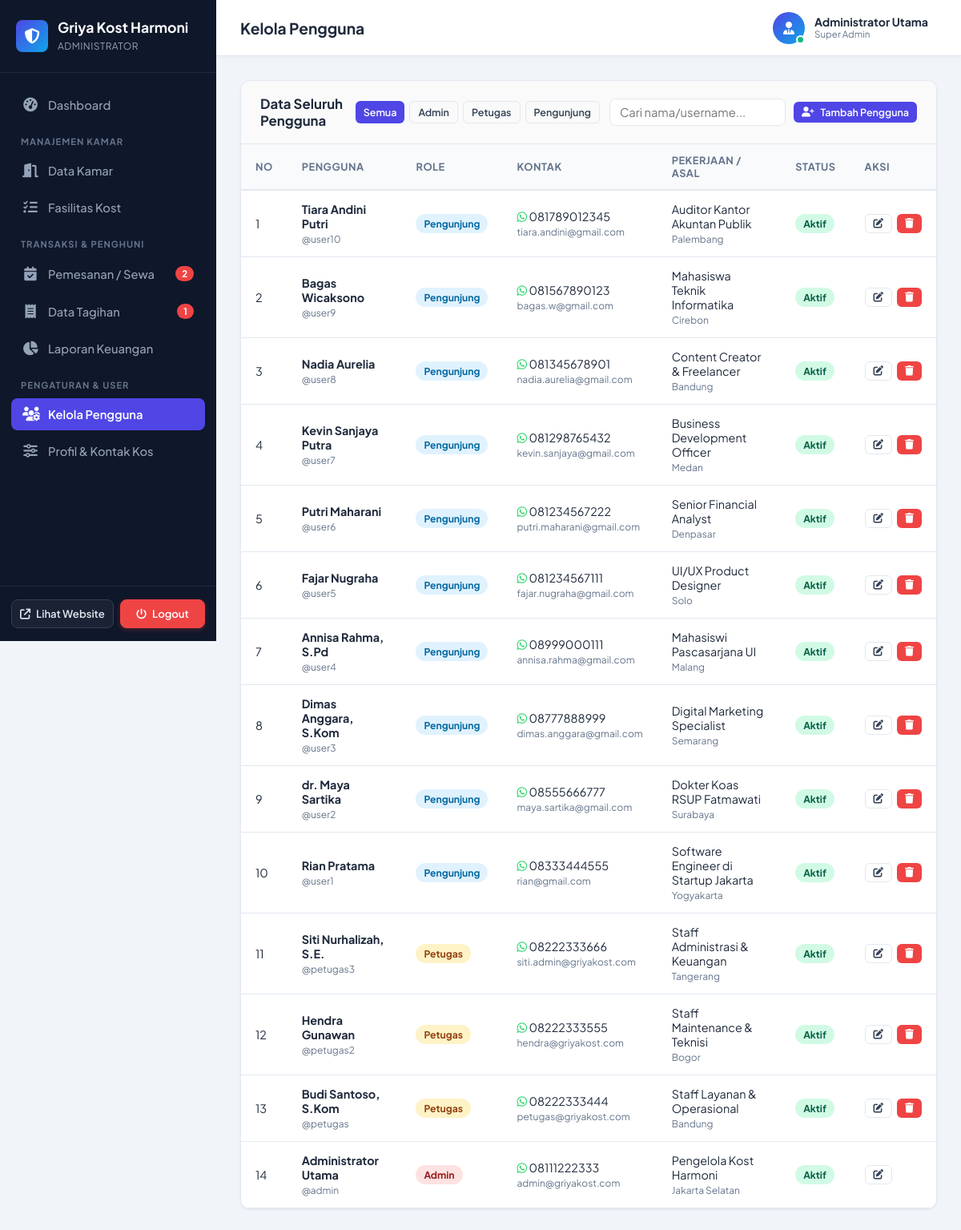
The app's page /admin/users.php (signed in) with its own data.
### tables this page shows
CREATE TABLE `tbl_pengaturan` (
  `id` int(11) NOT NULL AUTO_INCREMENT,
  `nama_kost` varchar(100) NOT NULL DEFAULT 'Griya Kost Harmoni',
  `slogan` varchar(255) DEFAULT 'Hunian Modern, Bersih, Nyaman, Aman, dan Strategis',
  `logo` varchar(255) DEFAULT 'logo.png',
  `banner` varchar(255) DEFAULT 'banner.jpg',
  `deskripsi` text DEFAULT NULL,
  `alamat` text DEFAULT NULL,
  `kota` varchar(100) DEFAULT 'Jakarta Selatan',
  `no_telepon` varchar(20) DEFAULT '021-88997766',
  `no_wa` varchar(20) DEFAULT '081234567890',
  `email` varchar(100) DEFAULT 'kontak@griyakostharmoni.com',
  `nama_bank` varchar(50) DEFAULT 'Bank BCA',
  `no_rekening` varchar(50) DEFAULT '8830129841',
  `atas_nama` varchar(100) DEFAULT 'Griya Kost Harmoni',
  `qris_image` varchar(255) DEFAULT NULL,
  `updated_at` timestamp NOT NULL DEFAULT CURRENT_TIMESTAMP ON UPDATE CURRENT_TIMESTAMP,
  PRIMARY KEY (`id`)
);

CREATE TABLE `tbl_users` (
  `id_user` int(11) NOT NULL AUTO_INCREMENT,
  `username` varchar(50) NOT NULL UNIQUE,
  `password` varchar(255) NOT NULL,
  `nama_lengkap` varchar(100) NOT NULL,
  `email` varchar(100) NOT NULL UNIQUE,
  `no_hp` varchar(20) NOT NULL,
  `role` enum('admin','petugas','pengunjung') NOT NULL DEFAULT 'pengunjung',
  `foto` varchar(255) DEFAULT 'default_user.png',
  `alamat_asal` text DEFAULT NULL,
  `pekerjaan` varchar(100) DEFAULT 'Mahasiswa / Karyawan',
  `no_ktp` varchar(30) DEFAULT NULL,
  `status_aktif` enum('aktif','nonaktif') NOT NULL DEFAULT 'aktif',
  `created_at` timestamp NOT NULL DEFAULT CURRENT_TIMESTAMP,
  PRIMARY KEY (`id_user`)
);

### config/helper.php (called while the page is built, shortened)
<?php
function get_profil_kost($conn) {
    $q = mysqli_query($conn, "SELECT * FROM tbl_pengaturan WHERE id = 1 LIMIT 1");
    if ($q && mysqli_num_rows($q) > 0) {
        return mysqli_fetch_assoc($q);
    }
    return [
        'nama_kost' => 'Griya Kost Harmoni',
        'slogan' => 'Hunian Nyaman & Strategis',
        'logo' => 'logo_default.png',
        'banner' => 'banner_default.jpg',
        'deskripsi' => 'Kost eksklusif fasilitas lengkap',
        'alamat' => 'Jl. Flamboyan No. 45',
        'kota' => 'Jakarta Selatan',
        'no_telepon' => '021-88997766',
        'no_wa' => '081234567890',
        'email' => 'kontak@griyakost.com',
        'nama_bank' => 'Bank BCA',
        'no_rekening' => '8830129841',
        'atas_nama' => 'Griya Kost Harmoni',
        'qris_image' => null
    ];
}
function get_current_user_data($conn) {
    $id = (int)$_SESSION['user_id'];
    $q = mysqli_query($conn, "SELECT * FROM tbl_users WHERE id_user = $id LIMIT 1");
    return ($q && mysqli_num_rows($q) > 0) ? mysqli_fetch_assoc($q) : null;
}
?>

### admin/users.php (the view, shortened to what this page needs)
<?php
require_once __DIR__ . '/../koneksi.php';
require_once __DIR__ . '/../config/helper.php';
$role_filter = isset($_GET['role']) ? clean($conn, $_GET['role']) : '';
$where = "WHERE 1=1";
$users_list = mysqli_query($conn, "SELECT * FROM tbl_users $where ORDER BY id_user DESC");
$page_title = "Kelola Pengguna";
require_once __DIR__ . '/header.php';
?>
<div class="card">
    <div class="card-header" style="flex-wrap: wrap; gap: 12px;">
        <div style="display: flex; align-items: center; gap: 12px; flex: 1;">
            <h3 class="card-title">Data Seluruh Pengguna</h3>
            <div style="display: flex; gap: 6px;">
                <a href="users.php" class="btn btn-sm <?= empty($role_filter) ? 'btn-primary' : 'btn-outline' ?>">Semua</a>
                <a href="users.php?role=admin" class="btn btn-sm <?= $role_filter == 'admin' ? 'btn-primary' : 'btn-outline' ?>">Admin</a>
                <a href="users.php?role=petugas" class="btn btn-sm <?= $role_filter == 'petugas' ? 'btn-primary' : 'btn-outline' ?>">Petugas</a>
                <a href="users.php?role=pengunjung" class="btn btn-sm <?= $role_filter == 'pengunjung' ? 'btn-primary' : 'btn-outline' ?>">Pengunjung</a>
            </div>
        </div>
        <div style="display: flex; gap: 10px; align-items: center;">
            <input type="text" class="form-control table-search" data-target-table="usersTable" placeholder="Cari nama/username..." style="width: 220px; padding: 7px 12px;">
            <button type="button" class="btn btn-primary btn-sm" onclick="openModal('modalTambahUser')">
                <i class="fa-solid fa-user-plus"></i> Tambah Pengguna
            </button>
        </div>
    </div>
    <div class="card-body" style="padding: 0;">
        <div class="table-responsive">
            <table class="data-table" id="usersTable">
                <thead>
                    <tr>
                        <th>No</th>
                        <th>Pengguna</th>
                        <th>Role</th>
                        <th>Kontak</th>
                        <th>Pekerjaan / Asal</th>
                        <th>Status</th>
                        <th>Aksi</th>
                    </tr>
                </thead>
                <tbody>
                    <?php if ($users_list && mysqli_num_rows($users_list) > 0): $no = 1; ?>
                        <?php while ($u = mysqli_fetch_assoc($users_list)):
                            $roleBadges = [
                                'admin' => 'badge-danger',
                                'petugas' => 'badge-warning',
                                'pengunjung' => 'badge-info'
                            ][$u['role']] ?? 'badge-secondary';
                        ?>
                            <tr>
                                <td><?= $no++ ?></td>
                                <td>
                                    <b><?= htmlspecialchars($u['nama_lengkap']) ?></b><br>
                                    <small style="color: var(--adm-muted);">@<?= htmlspecialchars($u['username']) ?></small>
                                </td>
                                <td><span class="badge <?= $roleBadges ?>"><?= ucfirst($u['role']) ?></span></td>
                                <td>
                                    <div><i class="fa-brands fa-whatsapp" style="color:#25D366;"></i> <?= htmlspecialchars($u['no_hp']) ?></div>
                                    <small style="color: var(--adm-muted);"><?= htmlspecialchars($u['email']) ?></small>
                                </td>
                                <td>
                                    <span><?= htmlspecialchars($u['pekerjaan'] ?? '-') ?></span><br>
                                    <small style="color: var(--adm-muted);"><?= htmlspecialchars($u['alamat_asal'] ?? '-') ?></small>
                                </td>
                                <td>
                                    <span class="badge <?= $u['status_aktif'] == 'aktif' ? 'badge-success' : 'badge-danger' ?>">
                                        <?= ucfirst($u['status_aktif']) ?>
                                    </span>
                                </td>
                                <td>
                                    <div style="display: flex; gap: 6px;">
                                        <button type="button" class="btn btn-outline btn-sm" onclick='editUser(<?= json_encode($u) ?>)' title="Edit">
                                            <i class="fa-solid fa-pen-to-square"></i>
                                        </button>
                                        <?php if ($u['id_user'] != $_SESSION['user_id']): ?>
                                            <button type="button" class="btn btn-danger btn-sm" onclick="confirmAction('Hapus akun pengguna <?= addslashes($u['nama_lengkap']) ?>?', 'users.php?hapus=<?= $u['id_user'] ?>')" title="Hapus">
                                                <i class="fa-solid fa-trash"></i>
                                            </button>
                                        <?php endif; ?>
                                    </div>
                                </td>
                            </tr>
                        <?php endwhile; ?>
                    <?php else: ?>
                        <tr><td colspan="7" style="text-align: center; color: var(--adm-muted);">Tidak ada pengguna ditemukan.</td></tr>
                    <?php endif; ?>
                </tbody>
            </table>
        </div>
    </div>
</div>
<?php require_once __DIR__ . '/footer.php'; ?>

### admin/header.php (shortened to what this page needs)
<?php
require_once __DIR__ . '/../koneksi.php';
require_once __DIR__ . '/../config/helper.php';
$profil = get_profil_kost($conn);
$curr_user = get_current_user_data($conn);
$q_b_count = mysqli_query($conn, "SELECT COUNT(*) as tot FROM tbl_booking WHERE status_booking = 'pending'");
$pending_booking = mysqli_fetch_assoc($q_b_count)['tot'] ?? 0;
$q_t_count = mysqli_query($conn, "SELECT COUNT(*) as tot FROM tbl_tagihan_pembayaran WHERE status_pembayaran = 'menunggu_verifikasi'");
$pending_bayar = mysqli_fetch_assoc($q_t_count)['tot'] ?? 0;
$current_page = basename($_SERVER['PHP_SELF']);
?>
<!DOCTYPE html>
<html lang="id">
<head>
    <link rel="stylesheet" href="../assets/css/admin.css?v=<?= time() ?>">
    <link rel="stylesheet" href="https://cdnjs.cloudflare.com/ajax/libs/font-awesome/6.4.0/css/all.min.css">
</head>
<body>
<div class="admin-layout">
    <aside class="sidebar">
        <div class="sidebar-header">
            <div class="sidebar-logo-icon"><i class="fa-solid fa-shield-halved"></i></div>
            <div>
                <h2 class="sidebar-title"><?= htmlspecialchars($profil['nama_kost']) ?></h2>
                <span class="sidebar-subtitle">Administrator</span>
            </div>
        </div>
        <ul class="sidebar-menu">
            <li class="sidebar-item <?= $current_page == 'index.php' ? 'active' : '' ?>">
                <a href="index.php"><i class="fa-solid fa-gauge-high"></i> Dashboard</a>
            </li>
            <li class="menu-category">Manajemen Kamar</li>
            <li class="sidebar-item <?= in_array($current_page, ['kamar.php', 'kamar_tambah.php', 'kamar_edit.php']) ? 'active' : '' ?>">
                <a href="kamar.php"><i class="fa-solid fa-door-open"></i> Data Kamar</a>
            </li>
            <li class="sidebar-item <?= $current_page == 'fasilitas.php' ? 'active' : '' ?>">
                <a href="fasilitas.php"><i class="fa-solid fa-list-check"></i> Fasilitas Kost</a>
            </li>
            <li class="menu-category">Transaksi & Penghuni</li>
            <li class="sidebar-item <?= $current_page == 'booking.php' ? 'active' : '' ?>">
                <a href="booking.php">
                    <i class="fa-solid fa-calendar-check"></i> Pemesanan / Sewa
                    <?php if ($pending_booking > 0): ?>
                        <span class="sidebar-badge"><?= $pending_booking ?></span>
                    <?php endif; ?>
                </a>
            </li>
            <li class="sidebar-item <?= $current_page == 'tagihan.php' ? 'active' : '' ?>">
                <a href="tagihan.php">
                    <i class="fa-solid fa-receipt"></i> Data Tagihan
                    <?php if ($pending_bayar > 0): ?>
                        <span class="sidebar-badge"><?= $pending_bayar ?></span>
                    <?php endif; ?>
                </a>
            </li>
            <li class="sidebar-item <?= $current_page == 'laporan.php' ? 'active' : '' ?>">
                <a href="laporan.php"><i class="fa-solid fa-chart-pie"></i> Laporan Keuangan</a>
            </li>
            <li class="menu-category">Pengaturan & User</li>
            <li class="sidebar-item <?= $current_page == 'users.php' ? 'active' : '' ?>">
                <a href="users.php"><i class="fa-solid fa-users-gear"></i> Kelola Pengguna</a>
            </li>
            <li class="sidebar-item <?= $current_page == 'profil_kost.php' ? 'active' : '' ?>">
                <a href="profil_kost.php"><i class="fa-solid fa-sliders"></i> Profil & Kontak Kos</a>
            </li>
        </ul>
        <div class="sidebar-footer" style="padding: 16px 14px; border-top: 1px solid #1e293b; display: flex; align-items: center; gap: 8px;">
            <a href="../index.php" target="_blank" class="btn btn-sidebar-web" style="flex: 1; display: inline-flex; align-items: center; justify-content: center; gap: 7px; padding: 9px 10px; font-size: 0.82rem; font-weight: 600; text-decoration: none; border-radius: 8px; background: rgba(255, 255, 255, 0.05); color: #e2e8f0; border: 1px solid #334155;" title="Buka Halaman Depan Website">
                <i class="fa-solid fa-arrow-up-right-from-square"></i> Lihat Website
            </a>
            <a href="../logout.php" class="btn btn-sidebar-logout" style="flex: 1; display: inline-flex; align-items: center; justify-content: center; gap: 7px; padding: 9px 10px; font-size: 0.82rem; font-weight: 600; text-decoration: none; border-radius: 8px; background: #ef4444; color: #ffffff; border: 1px solid #ef4444;" title="Keluar dari Panel Admin">
                <i class="fa-solid fa-power-off"></i> Logout
            </a>
        </div>
    </aside>
    <div class="main-wrapper">
        <header class="topbar">
            <div class="topbar-left">
                <div class="topbar-title">
                    <span><?= isset($page_title) ? $page_title : 'Dashboard Admin' ?></span>
                </div>
            </div>
            <div class="topbar-right">
                <div class="user-profile-btn" style="cursor: default;">
                    <div class="user-avatar" style="background: linear-gradient(135deg, #4f46e5, #0ea5e9); color: #ffffff;">
                        <i class="fa-solid fa-user-tie"></i>
                        <span class="status-pulse-dot"></span>
                    </div>
                    <div class="user-info">
                        <span class="user-name"><?= htmlspecialchars($curr_user['nama_lengkap'] ?? 'Admin') ?></span>
                        <span class="user-role-badge">Super Admin</span>
                    </div>
                </div>
            </div>
        </header>
        <main class="page-content">

### records on screen
tbl_pengaturan: nama_kost "Griya Kost Harmoni"
tbl_users: nama_lengkap "Administrator Utama", username "admin", role "Admin", no_hp "08111222333", email "admin@griyakost.com", pekerjaan "Pengelola Kost Harmoni", alamat_asal "Jakarta Selatan", status_aktif "Aktif"
tbl_users: nama_lengkap "Tiara Andini Putri", username "user10", role "Pengunjung", no_hp "081789012345", email "tiara.andini@gmail.com", pekerjaan "Auditor Kantor Akuntan Publik", alamat_asal "Palembang", status_aktif "Aktif"
tbl_users: nama_lengkap "Bagas Wicaksono", username "user9", role "Pengunjung", no_hp "081567890123", email "bagas.w@gmail.com", pekerjaan "Mahasiswa Teknik Informatika", alamat_asal "Cirebon", status_aktif "Aktif"
tbl_users: nama_lengkap "Nadia Aurelia", username "user8", role "Pengunjung", no_hp "081345678901", email "nadia.aurelia@gmail.com", pekerjaan "Content Creator & Freelancer", alamat_asal "Bandung", status_aktif "Aktif"
tbl_users: nama_lengkap "Kevin Sanjaya Putra", username "user7", role "Pengunjung", no_hp "081298765432", email "kevin.sanjaya@gmail.com", pekerjaan "Business Development Officer", alamat_asal "Medan", status_aktif "Aktif"
tbl_users: nama_lengkap "Putri Maharani", username "user6", role "Pengunjung", no_hp "081234567222", email "putri.maharani@gmail.com", pekerjaan "Senior Financial Analyst", alamat_asal "Denpasar", status_aktif "Aktif"
tbl_users: nama_lengkap "Fajar Nugraha", username "user5", role "Pengunjung", no_hp "081234567111", email "fajar.nugraha@gmail.com", pekerjaan "UI/UX Product Designer", alamat_asal "Solo", status_aktif "Aktif"
tbl_users: nama_lengkap "Annisa Rahma, S.Pd", username "user4", role "Pengunjung", no_hp "08999000111", email "annisa.rahma@gmail.com", pekerjaan "Mahasiswi Pascasarjana UI", alamat_asal "Malang", status_aktif "Aktif"
tbl_users: nama_lengkap "Dimas Anggara, S.Kom", username "user3", role "Pengunjung", no_hp "08777888999", email "dimas.anggara@gmail.com", pekerjaan "Digital Marketing Specialist", alamat_asal "Semarang", status_aktif "Aktif"
tbl_users: nama_lengkap "dr. Maya Sartika", username "user2", role "Pengunjung", no_hp "08555666777", email "maya.sartika@gmail.com", pekerjaan "Dokter Koas RSUP Fatmawati", alamat_asal "Surabaya", status_aktif "Aktif"
tbl_users: nama_lengkap "Rian Pratama", username "user1", role "Pengunjung", no_hp "08333444555", email "rian@gmail.com", pekerjaan "Software Engineer di Startup Jakarta", alamat_asal "Yogyakarta", status_aktif "Aktif"
tbl_users: nama_lengkap "Siti Nurhalizah, S.E.", username "petugas3", role "Petugas", no_hp "08222333666", email "siti.admin@griyakost.com", pekerjaan "Staff Administrasi & Keuangan", alamat_asal "Tangerang", status_aktif "Aktif"
tbl_users: nama_lengkap "Hendra Gunawan", username "petugas2", role "Petugas", no_hp "08222333555", email "hendra@griyakost.com", pekerjaan "Staff Maintenance & Teknisi", alamat_asal "Bogor", status_aktif "Aktif"
tbl_users: nama_lengkap "Budi Santoso, S.Kom", username "petugas", role "Petugas", no_hp "08222333444", email "petugas@griyakost.com", pekerjaan "Staff Layanan & Operasional", alamat_asal "Bandung", status_aktif "Aktif"

### other values on screen
$pending_booking "2"
$pending_bayar "1"
$page_title "Kelola Pengguna"
